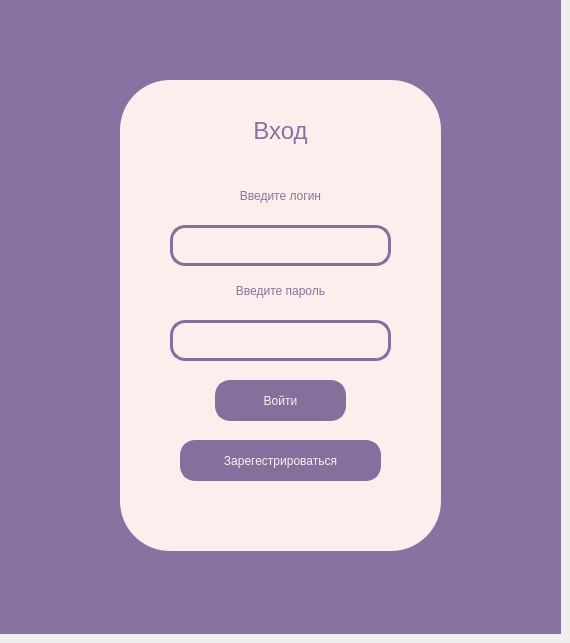
    <widget class="QWidget" name="page">
     <widget class="QLabel" name="label_80">
      <property name="geometry">
       <rect>
        <x>0</x>
        <y>0</y>
        <width>561</width>
        <height>634</height>
       </rect>
      </property>
      <property name="styleSheet">
       <string notr="true">background-color: rgb(134, 115, 161);</string>
      </property>
      <property name="text">
       <string/>
      </property>
     </widget>
     <widget class="QLabel" name="label_3">
      <property name="geometry">
       <rect>
        <x>200</x>
        <y>280</y>
        <width>161</width>
        <height>21</height>
       </rect>
      </property>
      <property name="styleSheet">
       <string notr="true">font: 12pt &quot;MS Shell Dlg 2&quot;;
color: rgb(134,115,161);
background-color: rgb(253,237,237);</string>
      </property>
      <property name="text">
       <string>Введите пароль</string>
      </property>
      <property name="alignment">
       <set>Qt::AlignCenter</set>
      </property>
     </widget>
     <widget class="QLabel" name="label_82">
      <property name="geometry">
       <rect>
        <x>210</x>
        <y>185</y>
        <width>141</width>
        <height>21</height>
       </rect>
      </property>
      <property name="styleSheet">
       <string notr="true">color: rgb(134,115,161);
background-color: rgb(253,237,237);
font: 12pt &quot;MS Shell Dlg 2&quot;;</string>
      </property>
      <property name="text">
       <string>Введите логин</string>
      </property>
      <property name="alignment">
       <set>Qt::AlignCenter</set>
      </property>
     </widget>
     <widget class="QLabel" name="label_83">
      <property name="geometry">
       <rect>
        <x>175</x>
        <y>110</y>
        <width>211</width>
        <height>41</height>
       </rect>
      </property>
      <property name="font">
       <font>
        <family>MS Shell Dlg 2</family>
        <pointsize>18</pointsize>
        <weight>50</weight>
        <italic>false</italic>
        <bold>false</bold>
       </font>
      </property>
      <property name="styleSheet">
       <string notr="true">font: 18pt &quot;MS Shell Dlg 2&quot;;
color: rgb(134,115,161);
background-color: rgb(253,237,237);</string>
      </property>
      <property name="text">
       <string>Вход</string>
      </property>
      <property name="alignment">
       <set>Qt::AlignCenter</set>
      </property>
     </widget>
     <widget class="QPushButton" name="pushButton">
      <property name="geometry">
       <rect>
        <x>215</x>
        <y>380</y>
        <width>131</width>
        <height>41</height>
       </rect>
      </property>
      <property name="styleSheet">
       <string notr="true">font: 15pt &quot;MS Shell Dlg 2&quot;;
color: rgb(253,237,237);
border-radius: 15px;
background-color: rgb(131,112,157);
border: 3px solid red; padding: 5px; 
border-color:  rgb(131,112,157);
</string>
      </property>
      <property name="text">
       <string>Войти</string>
      </property>
     </widget>
     <widget class="QPushButton" name="pushButton_2">
      <property name="geometry">
       <rect>
        <x>180</x>
        <y>440</y>
        <width>201</width>
        <height>41</height>
       </rect>
      </property>
      <property name="styleSheet">
       <string notr="true">font: 12pt &quot;MS Shell Dlg 2&quot;;
color: rgb(253,237,237);
border-radius: 15px;
background-color: rgb(131,112,157);
border: 3px solid red; padding: 5px; 
border-color:  rgb(131,112,157);
</string>
      </property>
      <property name="text">
       <string>Зарегестрироваться</string>
      </property>
     </widget>
     <widget class="QLineEdit" name="lineEdit">
      <property name="geometry">
       <rect>
        <x>170</x>
        <y>225</y>
        <width>221</width>
        <height>41</height>
       </rect>
      </property>
      <property name="styleSheet">
       <string notr="true">border-radius: 15px;
font: 12pt &quot;MS Shell Dlg 2&quot;;
background-color: rgb(253,237,237);
border: 3px solid red; padding: 5px;
border-color: rgb(131,112,157);
color: rgb(131, 112, 157);
</string>
      </property>
      <property name="text">
       <string/>
      </property>
     </widget>
     <widget class="QLineEdit" name="lineEdit_2">
      <property name="geometry">
       <rect>
        <x>170</x>
        <y>320</y>
        <width>221</width>
        <height>41</height>
       </rect>
      </property>
      <property name="styleSheet">
       <string notr="true">border-radius: 15px;
font: 12pt &quot;MS Shell Dlg 2&quot;;
background-color: rgb(253,237,237);
border: 3px solid red; padding: 5px;
border-color: rgb(131,112,157);
color: rgb(131, 112, 157);
</string>
      </property>
      <property name="echoMode">
       <enum>QLineEdit::Password</enum>
      </property>
     </widget>
     <widget class="QLabel" name="label_2">
      <property name="geometry">
       <rect>
        <x>120</x>
        <y>80</y>
        <width>321</width>
        <height>471</height>
       </rect>
      </property>
      <property name="styleSheet">
       <string notr="true">border-radius: 50px;
color: rgb(134,115,161);
background-color: rgb(253,237,237);
border: 2px sold #094065</string>
      </property>
      <property name="text">
       <string/>
      </property>
     </widget>
     <zorder>label_80</zorder>
     <zorder>label_2</zorder>
     <zorder>label_3</zorder>
     <zorder>label_82</zorder>
     <zorder>label_83</zorder>
     <zorder>pushButton</zorder>
     <zorder>pushButton_2</zorder>
     <zorder>lineEdit</zorder>
     <zorder>lineEdit_2</zorder>
    </widget>
